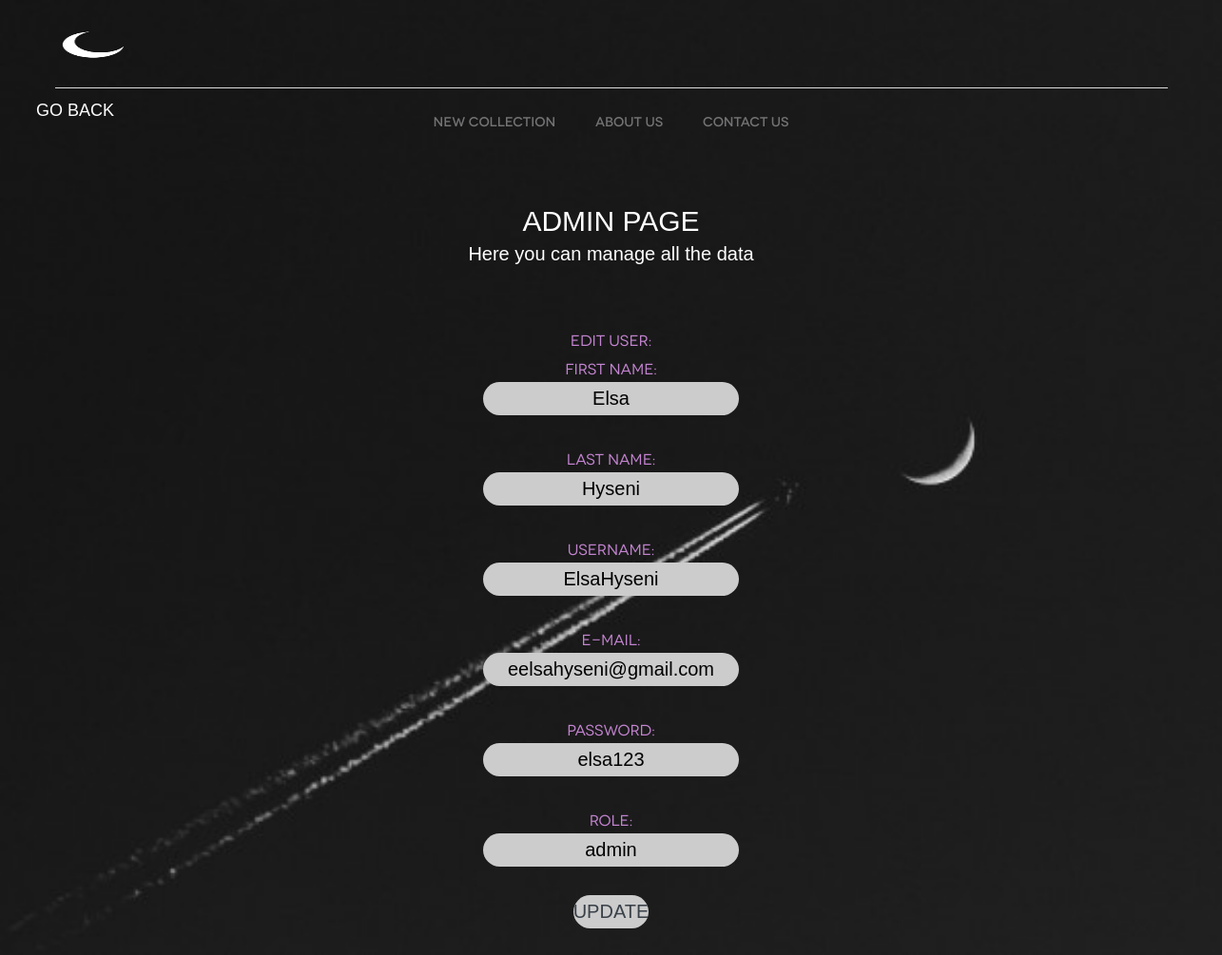
Screenshot of /view/editUser.php?id=1 with the database file from the repository.
### tables this page shows
CREATE TABLE `users` (
  `ID` int(11) NOT NULL,
  `Emri` varchar(50) NOT NULL,
  `Mbiemri` varchar(50) NOT NULL,
  `Username` varchar(50) NOT NULL,
  `Email` varchar(50) NOT NULL,
  `Password` varchar(50) NOT NULL,
  `Role` varchar(50) NOT NULL
);

### repository/usersRepo.php (called while the page is built, shortened)
<?php
	class usersRepo{
		private $connection;
		function __construct(){
			$connect = new DatabaseConnection;
			$this->connection = $connect->startConnection();
		}
	    function getUserById($id){
	        $connect = $this->connection;
	        $sql = "SELECT * FROM users WHERE ID='$id'";
	        $statement = $connect->query($sql);
	        $user = $statement->fetch();
	        return $user;
	    }
	}
?>

### view/editUser.php (the view, shortened to what this page needs)
<!DOCTYPE html>
<html>
    <head>
        <link rel="stylesheet" href="../CSS/style.css"/>
        <link rel="stylesheet" href="../CSS/additionalitems.css"/>
        <link rel="stylesheet" href="../CSS/Dashboards.css"/>
    </head>
    <body class="body8">
    <body class="body8">
        <header id="header">
		<div class="container">
			<a href="Index.php" id="logo-dark" title="Luna">Luna</a>
		</div>
	</header>
	<nav id="menu">
		<div class="container">
			<ul>
				<li><a href="products.php">New collection</a></li>
				<li><a href="team.php">About Us</a></li>
				<li><a href="Contactus.php">Contact Us</a></li>
			</ul>
		</div>
	</nav>
        <div class="nav-div2">
        <ul class="nav-list2">
            <list> <a class="active go-back" href="manageUsers.php"><b>GO BACK</b></list></a>
        </ul>
            <div class="items">
            <p class="titulli2">ADMIN PAGE</p>
            <pre class="pershkrimi2" >Here you can manage all the data</pre> <br> <br>
            <center>
            <main>
	<div class="signupcontainer">
	<?php
		include_once '../repository/usersRepo.php';
	    $userId = $_GET['id'];
		$userRepository = new usersRepo();
		$user  = $userRepository->getUserById($userId);
	?>
            <h2 class="profileText">Edit User: </h2>
	<form method="post" action="" class="signupform">
        <div class ='inputet'>
		<h2>First Name:</h2>
        <input id="fname" type="text" name="fname" value="<?=$user['Emri']?>"><br>
        <label id="fnameMsg" for="fname"></label><br>
        <h2>Last Name:</h2>
        <input id="lname" type="text" name="lname" value="<?=$user['Mbiemri']?>"><br>
        <label id="lnameMsg" for="lname"></label><br>
        <h2>Username:</h2>
        <input id="username" type="text" name="username" value="<?=$user['Username']?>" readonly><br>
        <label id="usernameMsg" for="username"></label><br>
        <h2>E-mail:</h2>
        <input id="email" type="text" name="email" value="<?=$user['Email']?>" readonly> <br>
        <label id="emailMsg" for="email"></label><br>
        <h2>Password:</h2>
        <input id="password" type="text" name="password" value="<?=$user['Password']?>"> <br>
        <label id="passwordMsg" for="password"></label><br>
        <h2>Role:</h2>
        <input id="role" type="text" name="role" value="<?=$user['Role']?>"> <br>
        <label id="roleMsg" for="role"></label><br>
        <input type="submit" class="lbtn" id="updateButton" name="updateButton" value="UPDATE"> <br> <br>
</div>
	</form>
	</div>
</main>
    </body>
</html>

### css/style.css (style rules this page uses)
html, body, div, span, applet, object, iframe, h1, h2, h3, h4, h5, h6, p, blockquote, pre, a, abbr, acronym, address, big, cite, code, del, dfn, em, img, ins, kbd, q, s, samp, small, strike, strong, sub, sup, tt, var, b, u, i, center, dl, dt, dd, ol, ul, li, fieldset, form, label, legend, table, caption, tbody, tfoot, thead, tr, th, td, article, aside, canvas, details, figcaption, figure, footer, header, hgroup, menu, nav, section, summary, time, mark, audio, video { margin: 0; padding: 0; border: 0; font-size: 100%; font: inherit; vertical-align: baseline; }
*, *:before, *:after { -moz-box-sizing: border-box; -webkit-box-sizing: border-box; box-sizing: border-box; }
input[type=tel], input[type=url], input[type=password], input[type=text], input[type=email], input[type=reset], input[type=button], input[type=submit], button, textarea { -webkit-appearance: none; -webkit-border-radius: 0; }
article, aside, details, figcaption, figure, footer, header, hgroup, menu, nav, section { display: block; }
ol, ul { list-style: none; }
a[href], label[for], select, input[type=checkbox], input[type=radio] { cursor: pointer; }
button, input[type=button], input[type=image], input[type=reset], input[type=submit] { padding: 0; overflow: visible; cursor: pointer; }
h1, h2, h3, h4, h5, h6 { font-weight: normal; font-family: "Novecentowide"; }
body { font: 16px/30px Arial, Helvetica, sans-serif; color: #949697; background: #fff; -webkit-text-size-adjust: none; min-width: 320px; }
input, textarea, select, button { outline: none; font-family: Arial, Helvetica, sans-serif; }
a { text-decoration: none; color: #666668; }
.container { position: relative; width: 1170px; margin: 0 auto; }
#header .container { height: 93px; padding-top: 20px; padding-bottom: 20px; border-bottom: 1px solid #dcdcdc; }
#logo-dark { margin-top: 10px; width: 130px; height: 52px; display: block; float: left; cursor: pointer; text-indent: -9999em; background: url(../Project/logo-dashboard.png) no-repeat; background-size: 80px 34px; }
.go-back { color: white !important; }
#menu { text-align: center; color: #737375; font-size: 14px; font-weight: 500; }
#menu li { padding: 19px 19px 21px; display: inline-block; font-family: "Novecentowide"; }
#menu a { color: #737375; }

### css/additionalitems.css (style rules this page uses)
.body8 { background: linear-gradient(135deg, #ce0f6e, #1e46b4); background-attachment: fixed; overflow-x: hidden; }
.titulli2 { color:white; font-family:'Orbitron', sans-serif; text-align:center; padding-top:130px; font-size:30px; }
.pershkrimi2 { color:white;text-align:center; font-family:'Orbitron', sans-serif; padding-top:4px; font-size:20px; }
p { color:white; font-family:'Orbitron', sans-serif; }
.nav-list2 { margin: -75px; padding-left: 100px; }
.nav-list2 a { float: left; color: black; text-align: center; text-decoration: none; padding: 13px; font-size: 18px; font-family: 'Orbitron', sans-serif; }
.nav-list2 a.active { font-family: 'Orbitron', sans-serif; }

### css/Dashboards.css (style rules this page uses)
.body8 { background-image: url(../Project/Dashboardd.jpg); font-family:'Orbitron', sans-serif; color: #dc94ebde; background-repeat: no-repeat; background-size: cover; }
.inputet input { background-color: rgb(204, 204, 204); font-family:'Orbitron', sans-serif; height: 35px; text-align: center; font-size: 20px; border-radius: 50px; border: #9198e5; }
.lbtn { display: inline-block; outline: none; cursor: pointer; font-weight: 500; border-radius: 4px; padding: 6px 12px; border: 2px; color: #3a4149; background: #e7ebee; line-height: 1.15; font-size: 16px; }

### rows the page displays
users: fname "Elsa", lname "Hyseni", username "ElsaHyseni", email "eelsahyseni@gmail.com", password "elsa123", role "admin"
